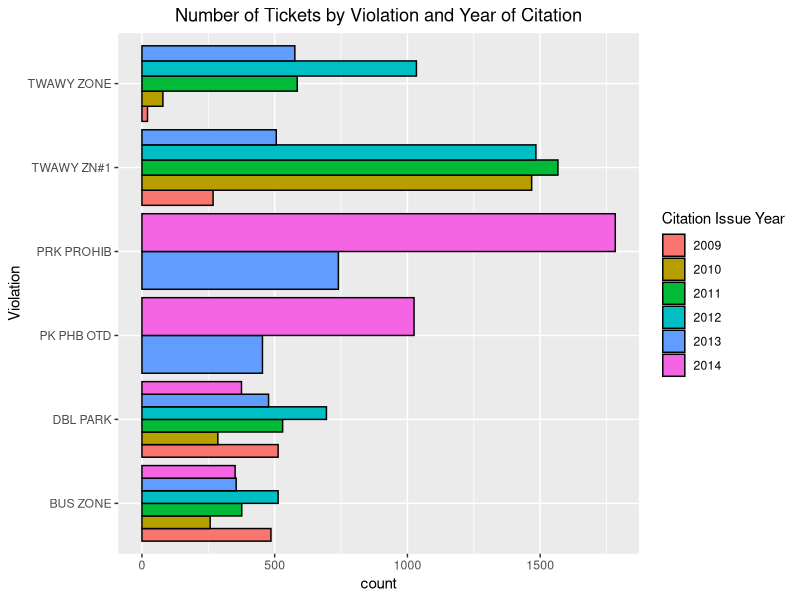
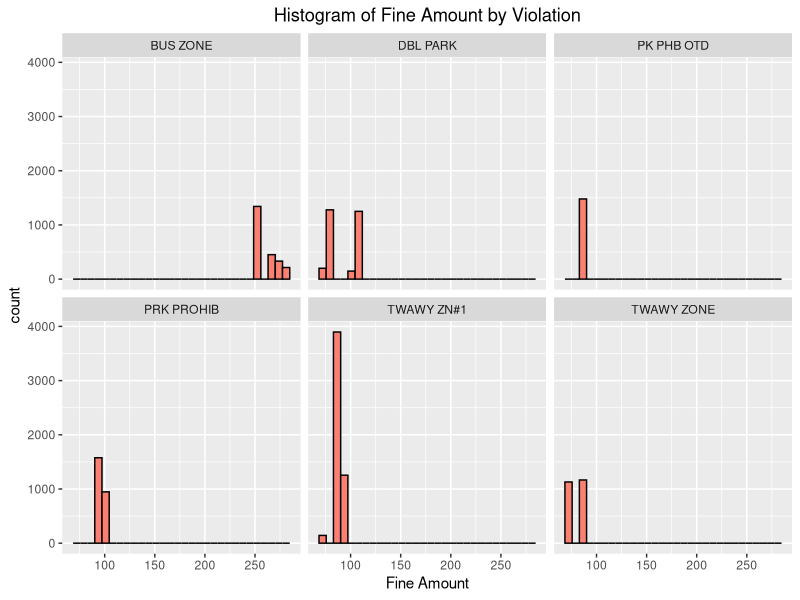
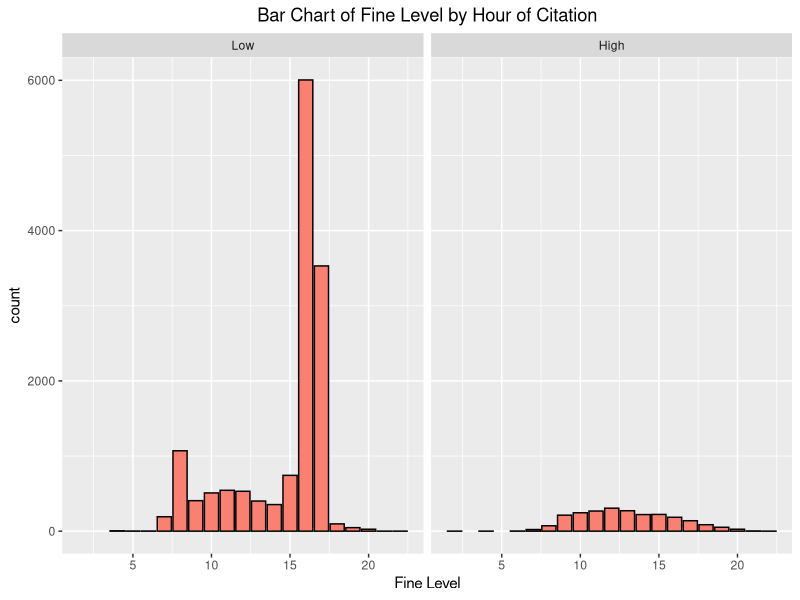
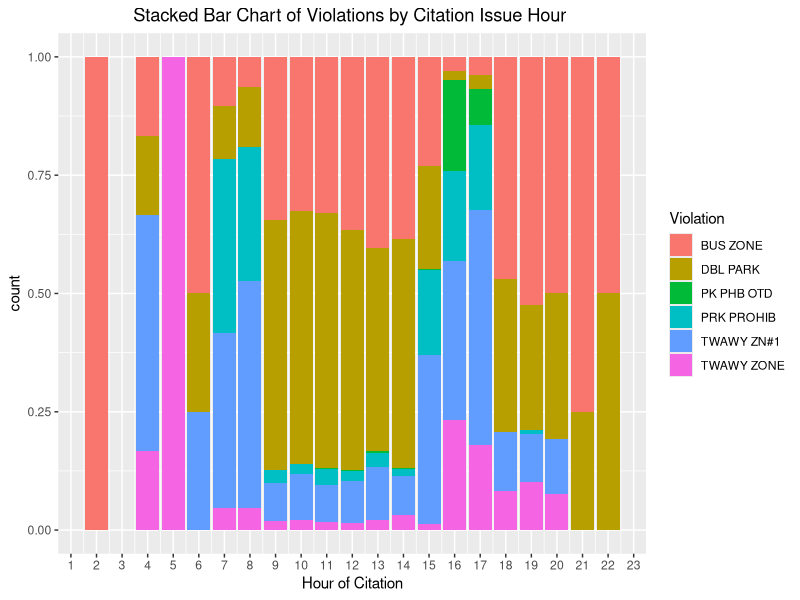
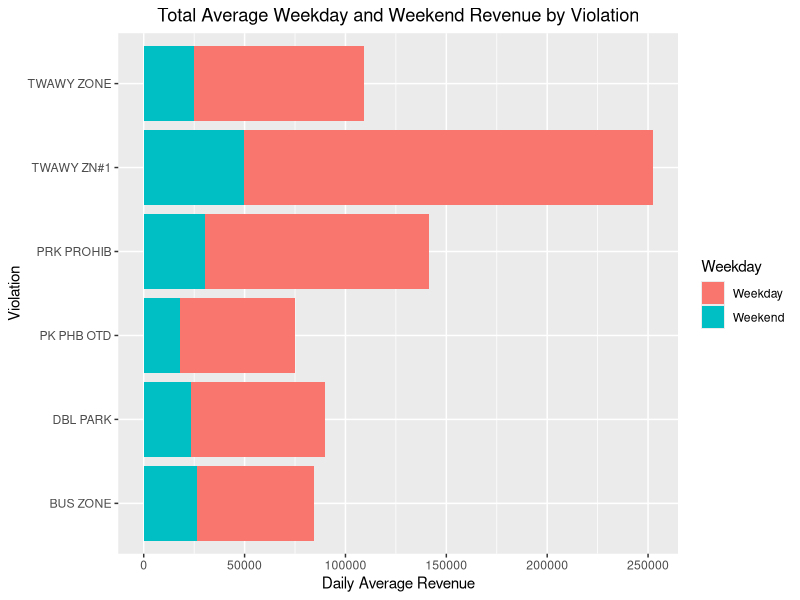
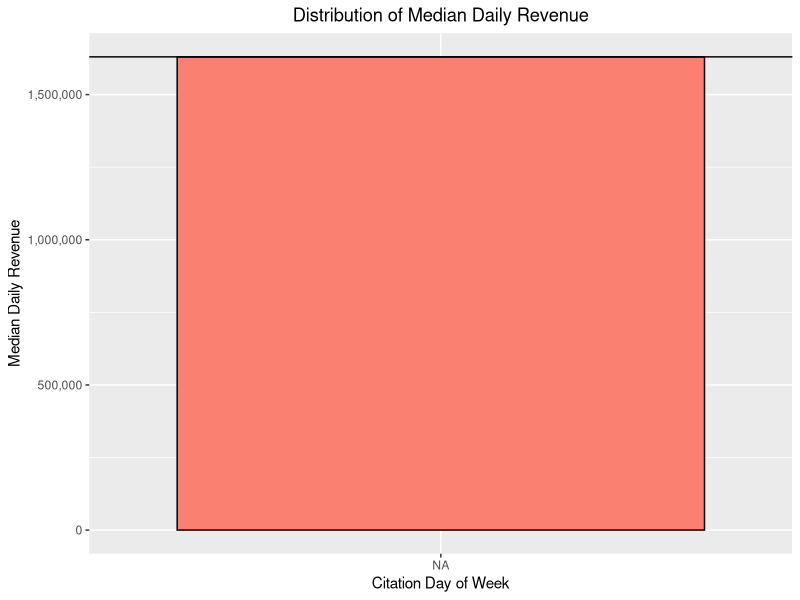
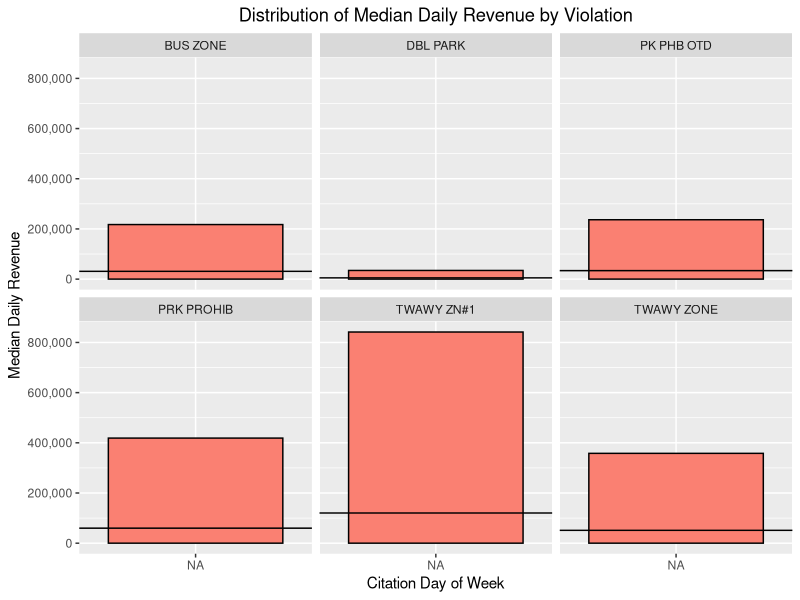

The R script that drew these images, in order: (Note: this script raises an error after producing the figures.)
## ---- chunk 1
library(ggplot2)
library(dplyr)
library(scales)
library(MASS)

rawTickets <- data.frame(read.csv('Muni_Driver_Reported_Transit_Only_Lane_Violations.csv', header = T, sep = ","))
tickets <- read.csv("tickets.csv")

tickets$Citation.Issue.DayOfWeek = factor(tickets$Citation.Issue.DayOfWeek,levels(tickets$Citation.Issue.DayOfWeek)[c(4,2,6,7,5,1,3)])
## ---- chunk 2
ggplot(data = tickets) + geom_bar(mapping = aes(x = tickets$Violation, fill = as.factor(tickets$Citation.Issue.Year)), position = "dodge", color="black") + coord_flip() + xlab("Violation") + theme(plot.title = element_text(hjust = 0.5)) + ggtitle("Number of Tickets by Violation and Year of Citation") + labs(fill = "Citation Issue Year") 
## ---- chunk 3
fine.plot <- ggplot(data = tickets) + geom_histogram(mapping = aes(x = tickets$Fine.Amount), fill="salmon", color="black")

fine.plot + facet_wrap(~tickets$Violation) + xlab("Fine Amount") + theme(plot.title = element_text(hjust = 0.5)) + 
    ggtitle("Histogram of Fine Amount by Violation")

rm(fine.plot)
## ---- chunk 4
# Initialize new factor variable Fine.Level
tickets$Fine.Level <- tickets$Fine.Amount
tickets$Fine.Level <- ifelse(tickets$Fine.Amount < 175, "Low", "High")
tickets$Fine.Level <- as.factor(tickets$Fine.Level)
tickets$Fine.Level <- relevel(tickets$Fine.Level, "Low")
## Generate table

fine.plot3 <- ggplot(data = tickets) + geom_bar(mapping = aes(x = tickets$Citation.Issue.Hour), 
    fill = "salmon", color="black")
fine.plot3 + facet_wrap(~tickets$Fine.Level) + xlab("Fine Level") + theme(plot.title = element_text(hjust = 0.5)) + 
    ggtitle("Bar Chart of Fine Level by Hour of Citation")

rm(fine.plot3)
## ---- chunk 5

ggplot(tickets, aes(x = Citation.Issue.Hour, fill = Violation)) + geom_bar(position = "fill") + 
    scale_x_continuous(breaks = seq(0, 24, 1)) + xlab("Hour of Citation") + 
    theme(plot.title = element_text(hjust = 0.5)) + ggtitle("Stacked Bar Chart of Violations by Citation Issue Hour ")

## ---- chunk 6
#Create variable that stores sum of apount paid by violation and weekday 
tickets.violWeekday <- aggregate(tickets[,c("Amount.Paid")], by=list(tickets$Violation, tickets$Citation.Issue.Weekday), FUN=sum)
  ##Rename the columns of tickets.violWeekday
tickets.violWeekday <- rename(tickets.violWeekday, Violation = Group.1, Weekday = Group.2, Total.Revenue = x)
  ##Create new column for daily average revenue: IF day == weekday, then divide TR by 5; ELSE divide by 2
tickets.violWeekday$Daily.Average.Revenue <- ifelse(tickets.violWeekday$Weekday == 1, tickets.violWeekday$Total.Revenue/5, tickets.violWeekday$Total.Revenue/2)

#Average Weekday and Weekend Revenue by Violation
p <- ggplot(tickets.violWeekday, aes(x=Violation, y=Daily.Average.Revenue, fill=Weekday))
p + geom_col() + coord_flip() + theme(plot.title = element_text(hjust = 0.5)) + ggtitle("Total Average Weekday and Weekend Revenue by Violation") + ylab("Daily Average Revenue")

#Remove from Workspace
rm(p, tickets.violWeekday)
## ---- chunk 7
#Calculateand plot the Median Daily Revenue
tickets_day_rev2 <- tickets %>% group_by(Citation.Issue.DayOfWeek) %>% summarise(Median.Daily.Revenue = median(Amount.Paid)*n())

ggplot(data = tickets_day_rev2) + geom_col(mapping = aes(x = tickets_day_rev2$Citation.Issue.DayOfWeek, y= Median.Daily.Revenue), fill="Salmon", color="black") + xlab("Citation Day of Week") + theme(plot.title = element_text(hjust = 0.5)) + ggtitle("Distribution of Median Daily Revenue") + ylab("Median Daily Revenue")+ scale_y_continuous(label=comma) + geom_hline(yintercept = median(tickets_day_rev2$Median.Daily.Revenue))
## ---- chunk 8

# find median daily revenue by violation type
tickets_viol_median_rev <- tickets %>% group_by(Violation) %>% summarise(Median.Violation.Revenue = median(Amount.Paid)*n()/7)


#Calculate and plot the Median Daily Revenue by Violation type

tickets_day_rev <- tickets %>% group_by(Violation, Citation.Issue.DayOfWeek) %>% summarise(Median.Daily.Revenue = median(Amount.Paid)*n())

ggplot(data = tickets_day_rev) + geom_col(mapping = aes(x = tickets_day_rev$Citation.Issue.DayOfWeek, y= Median.Daily.Revenue), fill="Salmon", color="black") + xlab("Citation Day of Week") + theme(plot.title = element_text(hjust = 0.5)) + ggtitle("Distribution of Median Daily Revenue by Violation") + ylab("Median Daily Revenue") + facet_wrap(~Violation) + scale_y_continuous(label=comma)  + geom_hline(data=tickets_viol_median_rev, aes(yintercept = tickets_viol_median_rev$Median.Violation.Revenue))
## ---- chunk 9

meanDailyMedianRevenue <- round(mean(tickets_day_rev2$Median.Daily.Revenue))
str(meanDailyMedianRevenue)
summary(tickets_day_rev2$Median.Daily.Revenue)

st <- shapiro.test(tickets_day_rev$Median.Daily.Revenue)
st$p.value

## ---- chunk 10
chi <- chisq.test(tickets$Violation, tickets$Citation.Issue.DayOfWeek)
chi[c('observed', 'expected')]
